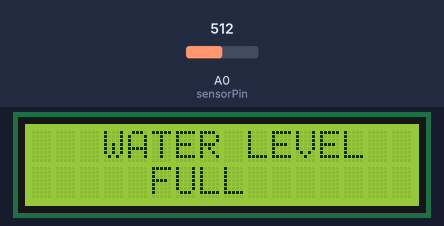
Recording of a sketch running on a simulated Arduino Uno, built with avr-gcc and run on an emulated ATmega328P. On the bench: 16×2 character LCD. Inputs (shaded band) come from the test bench; at power-on: A0 (sensorPin) = 512. What the sketch prints to the serial monitor is not drawn.

Above: at 1.2 s.
1.3 s: A0 (sensorPin) set to 494
At 2.7 s:
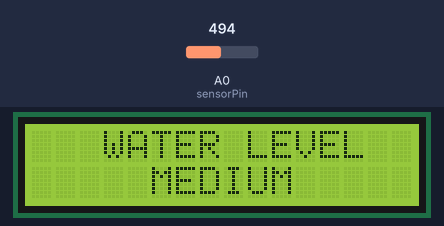
3.6 s: A0 (sensorPin) set to 325
5.4 s: A0 (sensorPin) set to 296
At 6.9 s:
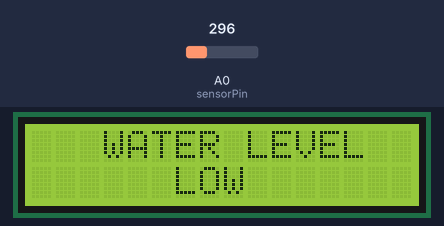
7.8 s: A0 (sensorPin) set to 0
At 9.0 s:
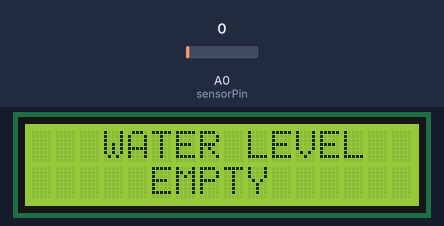
9.9 s: A0 (sensorPin) set to 122
At 11.1 s:
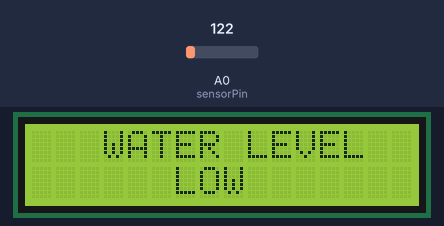
12.0 s: A0 (sensorPin) set to 320
At 13.1 s:
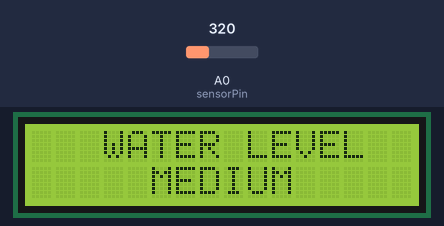
Timing chart, 0 to 15.0 s (numbered marks = the images above; inputs shaded):
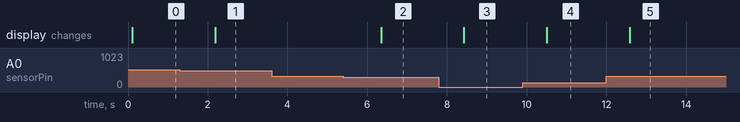

Measured:
- the behaviour switches between 511 and 510 on A0 (sensorPin) (found by bisection; images 0 and 1)
- the behaviour switches between 311 and 310 on A0 (sensorPin) (found by bisection; images 1 and 2)
- after the input at 1.3 s, the display: changes after 0.89 s (image 1)
- after the input at 3.6 s, every drawn part: stays the same
- after the input at 5.4 s, the display: changes after 0.95 s (image 2)
- after the input at 7.8 s, the display: changes after 0.63 s (image 3)
- after the input at 9.9 s, the display: changes after 0.61 s (image 4)
- after the input at 12.0 s, the display: changes after 0.59 s (image 5)

The sketch:

Water_sensor_LCD_Display.ino
```cpp
#include <Wire.h>
#include <LiquidCrystal_I2C.h>

LiquidCrystal_I2C lcd(0x27, 2, 1, 0, 4, 5, 6, 7, 3, POSITIVE);

int lowerThreshold = 310;
int upperThreshold = 510;

// Sensor pins
#define sensorPower 7
#define sensorPin A0
int val = 0; // Value for storing water level

void setup() {
  Serial.begin(9600);
  lcd.begin(16,2);
  lcd.backlight();
  pinMode(sensorPower, OUTPUT);
  digitalWrite(sensorPower, LOW);
}

void loop() {
  int level = readSensor();

  if (level == 0) {
    Serial.println("Water Level: Empty");
    lcd.setCursor(0,0);
    lcd.print("   WATER LEVEL ");
    lcd.setCursor(0,1);
    lcd.print("     EMPTY      ");
  }
  else if (level > 0 && level <= lowerThreshold) {
    Serial.println("Water Level: Low");
    lcd.setCursor(0,0);
    lcd.print("   WATER LEVEL ");
    lcd.setCursor(0,1);
    lcd.print("      LOW       ");

  }
  else if (level > lowerThreshold && level <= upperThreshold) {
    Serial.println("Water Level: Medium");
    lcd.setCursor(0,0);
    lcd.print("   WATER LEVEL ");
 lcd.setCursor(0,1);
    lcd.print("     MEDIUM     ");
  }
  else if (level > upperThreshold) {
    Serial.println("Water Level: High");
    lcd.setCursor(0,0);
    lcd.print("   WATER LEVEL ");
    lcd.setCursor(0,1);
    lcd.print("     FULL       ");
  }
  delay(1000);
}

//This is a function used to get the reading
int readSensor() {
  digitalWrite(sensorPower, HIGH);
  delay(10);
  val = analogRead(sensorPin);
  digitalWrite(sensorPower, LOW);
  return val;
}
```
